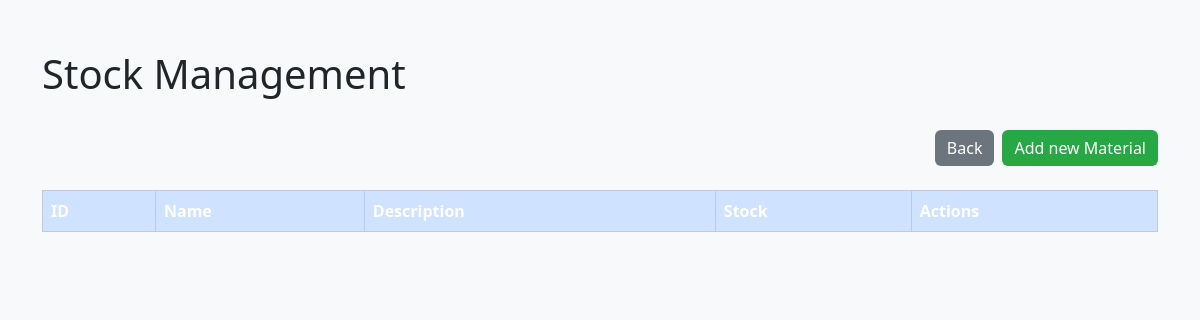
Page /materials on the earlier database version.
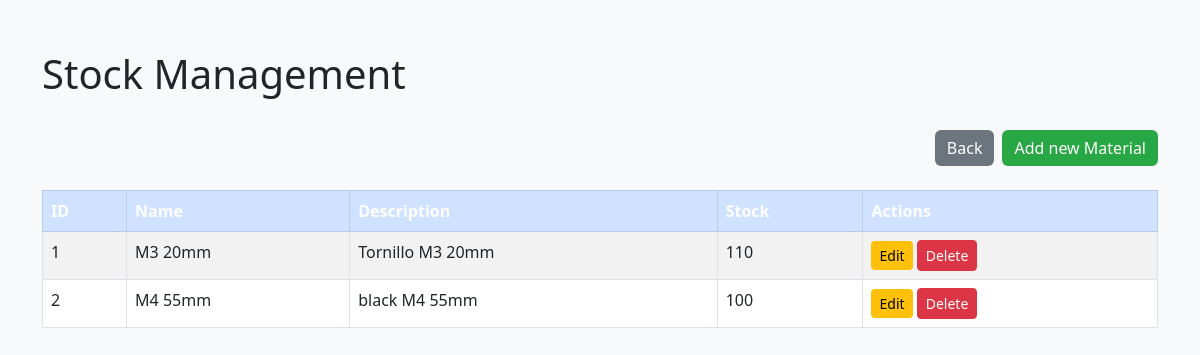
Same page on the later database version.
### model/model.py (models this page shows, shortened)
class Material(Base):
    __tablename__ = 'materials'
    material_id = Column(Integer, primary_key=True)
    name = Column(String)
    description = Column(String)
    stock = Column(Integer)
    purchases = relationship("MaterialPurchase", back_populates="material", cascade="all, delete-orphan")
    products = relationship("ProductMaterial", back_populates="material", cascade="all, delete-orphan")

### app.py (the view)
@app.route('/materials')
def materials():
    material_controller = MaterialController(session)
    materials = material_controller.get_all_materials()
    return render_template('stock.html', materials=materials)

### controller/controller.py (called while the page is built)
    def get_all_materials(self):
        return self.session.query(Material).all()

### templates/stock.html (shortened to what this page needs)
<!DOCTYPE html>
<html lang="en">
<head>
    <link href="https://cdn.jsdelivr.net/npm/bootstrap@5.3.0/dist/css/bootstrap.min.css" rel="stylesheet">
</head>
<body>
    <div class="container">
        <div class="d-flex justify-content-between align-items-center mb-4">
            <h1 class="display-6">Stock Management</h1>
        </div>
        <div class="d-flex justify-content-end mb-4">
            <a href="/" class="btn btn-secondary">Back</a>
            <a href="/material/add" class="btn btn-success ms-2">Add new Material</a>
        </div>
        <div class="table-responsive">
            <table class="table table-striped table-bordered">
                <thead class="table-primary">
                    <tr>
                        <th>ID</th>
                        <th>Name</th>
                        <th>Description</th>
                        <th>Stock</th>
                        <th>Actions</th>
                    </tr>
                </thead>
                <tbody>
                    {% for material in materials %}
                    <tr>
                        <td>{{ material.material_id }}</td>
                        <td>{{ material.name }}</td>
                        <td>{{ material.description }}</td>
                        <td>{{ material.stock }}</td>
                        <td>
                            <a href="/material/{{ material.material_id }}/edit" class="btn btn-warning btn-sm">Edit</a>
                            <a href="/material/{{ material.material_id }}/delete" class="btn btn-danger btn-sm">Delete</a>
                        </td>
                    </tr>
                    {% endfor %}
                </tbody>
            </table>
        </div>
    </div>
</body>
</html>

### templates/stock.html (style rules this page uses)
body { background-color: #f8f9fa; }
.container { margin-top: 50px; }
.btn-success { background-color: #28a745; border: none; }
.btn-warning { background-color: #ffc107; border: none; }
.btn-secondary { background-color: #6c757d; border: none; }
.table-primary { background-color: #007bff !important; color: white; }
.table-primary th { color: white; }
.table-striped tbody tr:nth-of-type(odd) { background-color: rgba(0, 123, 255, 0.1); }
.table-striped tbody tr:nth-of-type(even) { background-color: rgba(0, 123, 255, 0.05); }

Differences in the rows shown:
added Material: material_id "1", name "M3 20mm", description "Tornillo M3 20mm", stock "110"
added Material: material_id "2", name "M4 55mm", description "black M4 55mm", stock "100"
